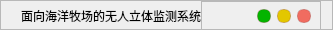
           <widget class="QFrame" name="top">
            <property name="minimumSize">
             <size>
              <width>0</width>
              <height>30</height>
             </size>
            </property>
            <property name="maximumSize">
             <size>
              <width>16777215</width>
              <height>30</height>
             </size>
            </property>
            <property name="styleSheet">
             <string notr="true">QFrame#top{
background-color: rgba(255, 255, 255,0);
}</string>
            </property>
            <property name="frameShape">
             <enum>QFrame::StyledPanel</enum>
            </property>
            <property name="frameShadow">
             <enum>QFrame::Raised</enum>
            </property>
            <layout class="QHBoxLayout" name="horizontalLayout">
             <property name="spacing">
              <number>0</number>
             </property>
             <property name="leftMargin">
              <number>20</number>
             </property>
             <property name="topMargin">
              <number>0</number>
             </property>
             <property name="bottomMargin">
              <number>0</number>
             </property>
             <item>
              <widget class="QLabel" name="explain_title">
               <property name="minimumSize">
                <size>
                 <width>0</width>
                 <height>30</height>
                </size>
               </property>
               <property name="maximumSize">
                <size>
                 <width>16777215</width>
                 <height>30</height>
                </size>
               </property>
               <property name="styleSheet">
                <string notr="true">font: 700 italic 11pt &quot;Segoe UI&quot;;</string>
               </property>
               <property name="text">
                <string>面向海洋牧场的无人立体监测系统</string>
               </property>
               <property name="alignment">
                <set>Qt::AlignCenter</set>
               </property>
              </widget>
             </item>
             <item>
              <widget class="QFrame" name="buttons_sf">
               <property name="minimumSize">
                <size>
                 <width>120</width>
                 <height>30</height>
                </size>
               </property>
               <property name="maximumSize">
                <size>
                 <width>120</width>
                 <height>30</height>
                </size>
               </property>
               <property name="frameShape">
                <enum>QFrame::StyledPanel</enum>
               </property>
               <property name="frameShadow">
                <enum>QFrame::Raised</enum>
               </property>
               <layout class="QHBoxLayout" name="horizontalLayout_2">
                <property name="topMargin">
                 <number>0</number>
                </property>
                <property name="bottomMargin">
                 <number>0</number>
                </property>
                <item>
                 <widget class="QPushButton" name="settings_button">
                  <property name="minimumSize">
                   <size>
                    <width>0</width>
                    <height>20</height>
                   </size>
                  </property>
                  <property name="maximumSize">
                   <size>
                    <width>16777215</width>
                    <height>20</height>
                   </size>
                  </property>
                  <property name="cursor">
                   <cursorShape>PointingHandCursor</cursorShape>
                  </property>
                  <property name="styleSheet">
                   <string notr="true">QPushButton{
background-image: url(:/all/img/set.png);
background-repeat: no-repeat;
background-position: center;
border: none;
}

QPushButton:hover{

}</string>
                  </property>
                  <property name="text">
                   <string/>
                  </property>
                 </widget>
                </item>
                <item>
                 <widget class="QPushButton" name="min_sf">
                  <property name="minimumSize">
                   <size>
                    <width>14</width>
                    <height>14</height>
                   </size>
                  </property>
                  <property name="maximumSize">
                   <size>
                    <width>14</width>
                    <height>14</height>
                   </size>
                  </property>
                  <property name="styleSheet">
                   <string notr="true">QPushButton{
	
	background-color: rgb(4, 180, 0);
border:1px solid rgba(113, 17, 15,50);
border-radius:6px;
}
QPushButton:hover {
background-color:rgb(139, 29, 31)
	
}
QPushButton:pressed {
	background-color: rgb(232, 59, 35);
}
</string>
                  </property>
                  <property name="text">
                   <string/>
                  </property>
                 </widget>
                </item>
                <item>
                 <widget class="QPushButton" name="max_sf">
                  <property name="minimumSize">
                   <size>
                    <width>14</width>
                    <height>14</height>
                   </size>
                  </property>
                  <property name="maximumSize">
                   <size>
                    <width>14</width>
                    <height>14</height>
                   </size>
                  </property>
                  <property name="styleSheet">
                   <string notr="true">QPushButton{
	
	background-color: rgb(227, 199, 0);
border:1px solid rgba(113, 17, 15,50);
border-radius:6px;
}
QPushButton:hover {
background-color:rgb(139, 29, 31)
	
}
QPushButton:pressed {
	background-color: rgb(232, 59, 35);
}
</string>
                  </property>
                  <property name="text">
                   <string/>
                  </property>
                 </widget>
                </item>
                <item>
                 <widget class="QPushButton" name="close_button">
                  <property name="minimumSize">
                   <size>
                    <width>14</width>
                    <height>14</height>
                   </size>
                  </property>
                  <property name="maximumSize">
                   <size>
                    <width>14</width>
                    <height>14</height>
                   </size>
                  </property>
                  <property name="styleSheet">
                   <string notr="true">QPushButton{
	
	background-color: rgb(240, 108, 96);
border:1px solid rgba(113, 17, 15,50);
border-radius:6px;
}
QPushButton:hover {
background-color:rgb(139, 29, 31)
	
}
QPushButton:pressed {
	background-color: rgb(232, 59, 35);
}
</string>
                  </property>
                  <property name="text">
                   <string/>
                  </property>
                 </widget>
                </item>
               </layout>
              </widget>
             </item>
            </layout>
           </widget>
